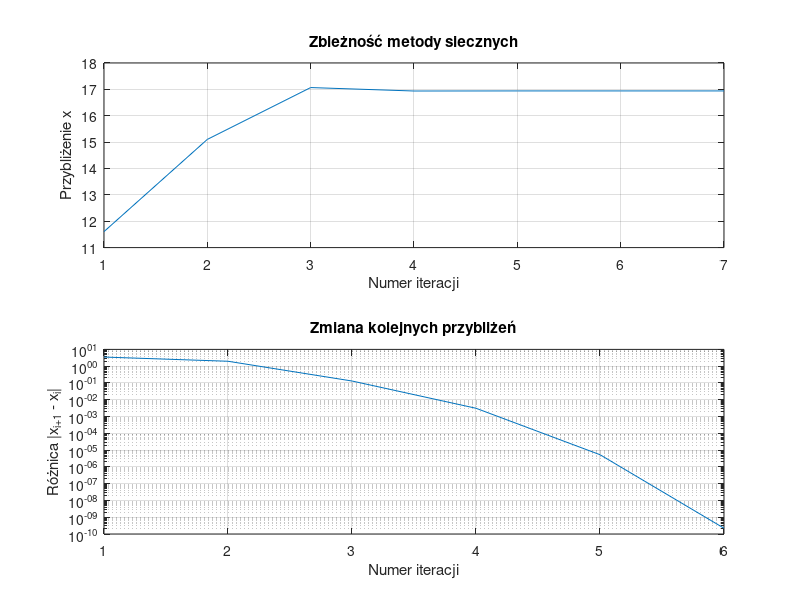

MATLAB code for this plot:
function [xvec,xdif,xsolution,ysolution,iterations] = velocity_secant()
% Wyznacza miejsce zerowe funkcji velocity_difference metodą siecznych.
% xvec - wektor z kolejnymi przybliżeniami miejsca zerowego;
%   xvec(1)=x2 przy założeniu, że x0 i x1 są punktami startowymi
% xdif - wektor różnic kolejnych przybliżeń miejsca zerowego
%   xdif(i) = abs(xvec(i+1)-xvec(i));
% xsolution - obliczone miejsce zerowe
% ysolution - wartość funkcji velocity_difference wyznaczona dla f=xsolution
% iterations - liczba iteracji wykonana w celu wyznaczenia xsolution

%--- Parametry startowe i ustawienia metody siecznych ---
x0 = 1;          % pierwszy punkt startowy
x1 = 40;         % drugi punkt startowy
ytolerance = 1e-12;  % tolerancja wartości funkcji w miejscu zerowym
max_iterations = 1000; % maksymalna liczba iteracji

%--- Obliczenie wartości funkcji w punktach startowych ---
f0 = velocity_difference(x0);
f1 = velocity_difference(x1);

%--- Przygotowanie zmiennych wyjściowych ---
xvec = [];       % wektor kolejnych przybliżeń
xdif = [];       % wektor różnic między przybliżeniami
xsolution = Inf; % ostateczne rozwiązanie
ysolution = Inf; % wartość funkcji w rozwiązaniu
iterations = max_iterations;

% Pętla główna metody siecznych
for ii = 1:max_iterations
    % Obliczenie kolejnego przybliżenia x2 metodą siecznych
    % x2 = x1 - f1*(x1 - x0) / (f1 - f0)
    x2 = x1 - f1 * (x1 - x0) / (f1 - f0);
    f2 = velocity_difference(x2);
    
    % Zapis kolejnego przybliżenia
    xvec(ii,1) = x2;
    if ii > 1
        xdif(ii-1,1) = abs(x2 - xvec(ii-1));
    end
    
    % Sprawdzenie warunku zbieżności
    if abs(f2) < ytolerance
        xsolution = x2;
        ysolution = f2;
        iterations = ii;
        break;
    end
    
    % Aktualizacja punktów dla kolejnej iteracji
    x0 = x1;
    f0 = f1;
    x1 = x2;
    f1 = f2;
end

% Jeśli nie osiągnięto kryterium zbieżności, ustawiamy ostatnie wartości:
if isinf(xsolution)
    xsolution = x2;
    ysolution = f2;
end

%--- Rysowanie wykresów zbieżności ---
figure;
% Wykres kolejnych przybliżeń (xvec)
subplot(2,1,1);
plot(1:length(xvec), xvec);
grid on;
xlabel('Numer iteracji');
ylabel('Przybliżenie x');
title('Zbieżność metody siecznych');

% Wykres różnic kolejnych przybliżeń (xdif)
subplot(2,1,2);
semilogy(1:length(xdif), xdif); % wykres logarytmiczny, gdyż wartości szybko maleją
grid on;
xlabel('Numer iteracji');
ylabel('Różnica |x_{i+1} - x_i|');
title('Zmiana kolejnych przybliżeń');
print("zadanie6.png",'-dpng');
end

function velocity_delta = velocity_difference(t)
% t - czas od startu rakiety

if(t<=0)
    error("Error:Time below zero");
end

m0 = 150000;
q = 2700;
u = 2000;
g = 1.622;
M = 700;

v = u .* log(m0 ./ (m0 - q .* t)) - g .* t;
velocity_delta = v - M;
end